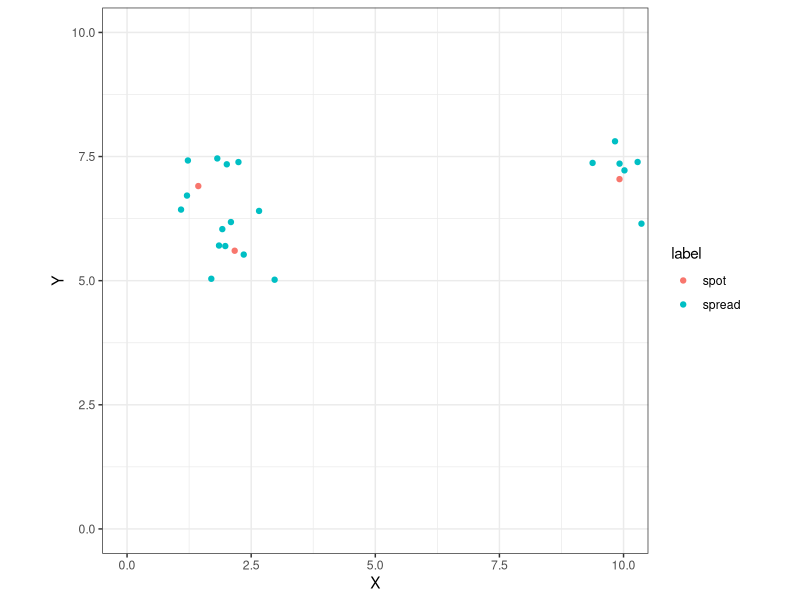

Source code (R):
library(tidyverse)
library(MASS)

sessionInfo()

## The input parameters
n_sim = 3
x_lim = c(0, 10)
y_lim = c(0, 10)
covar_mat = matrix(data = c(0.25, 0, 0, 0.25), nrow = 2, ncol = 2)

## Some helper functions for creating unique identifiers for each observation.
naming_spread = function(df, spot, spread){
  a = rep(x = 1:spot, each = spread) %>% as.character()
  b = rep(x = 1:spread, times = spot) %>% as.character()
  c = paste(a, "-", b, sep = "")
  cbind(df, c)
}

naming_spot = function(df, spot){
  a = 1:spot %>% as.character()
  b = rep(0, times = spot) %>% as.character()
  c = paste(a, "-", b, sep = "")
  cbind(df, c)
}

## The simulation function for contamination spot and its spread
sim_contam = function(n_sim, x_lim, y_lim, covariance, lambda){
  
  ## Generate a matrix that contains contamination coordinates
  x = runif(n = n_sim, min = x_lim[1], max = x_lim[2])
  y = runif(n = n_sim, min = y_lim[1], max = y_lim[2])
  n_affected = rpois(n = 1, lambda = 5)
  
  spot_coord = matrix(data = c(x, y), ncol = 2) %>% as.data.frame()
  
  # Each column of spread_coord contains 2*n_affected elements, the first n_affected elements are random numbers generated from mat_1[1,1] and the second n_affected elements are random numbers generated from mat_1[1,2]
  spread_coord = apply(X = spot_coord, MARGIN = 1, FUN = mvrnorm, n = n_affected, Sigma = covar_mat)
  
  # Split the spread_coord by columns, rearrange the vector of each list into an nx2 matrix, then combine these matrices by row.
  spread_coord_2 = split(x = spread_coord, f = col(spread_coord))
  spread_coord_3 = lapply(X = spread_coord_2, FUN = function(x){matrix(x, ncol = 2)})
  spread_coord_4 = do.call(what = rbind, args = spread_coord_3) %>% as.data.frame()
  
  # Give a unique identifier to each observation.
  spread_coord_5 = naming_spread(spread_coord_4, n_sim, n_affected)
  spot_coord_2 = naming_spot(spot_coord, n_sim)
  
  # Create a factor column.
  label = c(rep("spot", times = n_sim), rep("spread", times = n_sim * n_affected))
  
  # Combine the contamination spot coordinates and the spread coordinates, and then combine the factor column.
  df_1 = rbind(spot_coord_2, spread_coord_5)
  colnames(df_1) = c("X", "Y", "ID")
  df_2 = cbind(df_1, label)
  rownames(df_2) = NULL
  
  ### Remove points that are outside the perimeter.
  out = which(df_2[ ,1] < x_lim[1] | df_2[ , 1] > x_lim[2] | df_2[,2] < y_lim[1] | df_2[,2] > y_lim[2], arr.ind = TRUE)[1]
  if(is.na(out) == FALSE){
    df_3 = df_2[-out, ]
  } else {
    df_3 = df_2
  }
  
  return(df_3)
}

# Run this if we want reproducibility
#set.seed(123)

contam_xy = sim_contam(n_sim = n_sim, x_lim = x_lim, y_lim = y_lim, covariance = covar_mat, lambda = 5) 

plot_contam = ggplot() +
  geom_point(data = contam_xy, aes(x = X, y = Y, color = label)) +
  coord_fixed(ratio = 1, xlim = x_lim, ylim = y_lim) +
  theme_bw()
